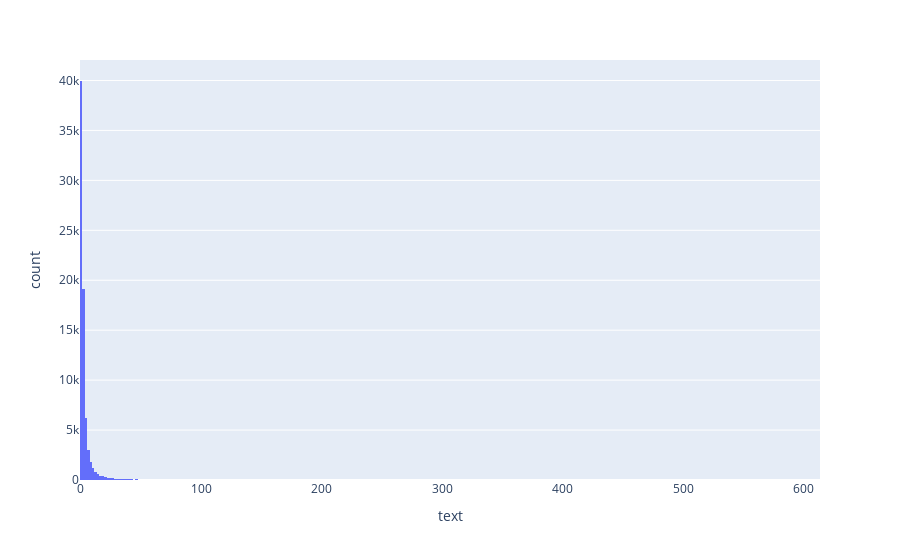

The code cell stored with this chart in its notebook:
### Code cell
fig = px.histogram(df_total_counts_author, x='text', nbins=500)
fig.show()

### Figure 1 — Plotly figure (JSON) as saved in the notebook; plotly's stock layout.template omitted (floating-point values rounded to 4 significant figures; data arrays with more than 128 entries replaced by an {"elided": "..."} marker saying what was removed)
{"data": [{"alignmentgroup": "True", "bingroup": "x", "hovertemplate": "text=%{x}<br>count=%{y}<extra></extra>", "legendgroup": "", "marker": {"color": "#636efa", "pattern": {"shape": ""}}, "name": "", "nbinsx": 500, "offsetgroup": "", "orientation": "v", "showlegend": false, "type": "histogram", "x": {"elided": "75716 int values"}, "xaxis": "x", "yaxis": "y"}], "layout": {"autosize": true, "barmode": "relative", "legend": {"tracegroupgap": 0}, "margin": {"t": 60}, "xaxis": {"anchor": "y", "autorange": true, "domain": [0, 1], "range": [-0.5, 613.5], "title": {"text": "text"}, "type": "linear"}, "yaxis": {"anchor": "x", "autorange": true, "domain": [0, 1], "range": [0, 42050.0], "title": {"text": "count"}}}}
